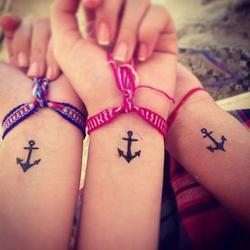
#> input picture src_image_search/anchors/bane.jpg, 250 x 250 px
$ python feat_det.py anchors/bane.jpg anchors/dr-hurt.jpg 1.0
#> lines starting #> are read from the running program, lines starting #| are printed output that depends on the picture
import cv2
import numpy as np
import sys

def fd(algorithm):
    algorithms = {
        'SIFT': cv2.xfeatures2d.SIFT_create(),
        'SURF': cv2.xfeatures2d.SURF_create(float(sys.argv[3]) if len(sys.argv) == 4 else 4000),
        'ORB': cv2.ORB_create()
    }
    return algorithms[algorithm]


if __name__ == '__main__':
    imgpath = sys.argv[1]
    img = cv2.imread(imgpath)
#> img is the input picture: shape (250, 250, 3); mean B, G, R 116.1, 117.9, 178.2
    alg = sys.argv[2]
    gray = cv2.cvtColor(img, cv2.COLOR_BGR2GRAY)
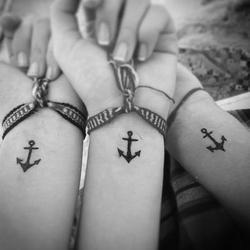
#> gray: shape (250, 250); min 4, max 244, mean 135.7
    fd_alg = fd(alg)
#> (the run stopped early here; a loop or call above may not have finished)

$ run again, on src_image_search/anchors/hush.jpg
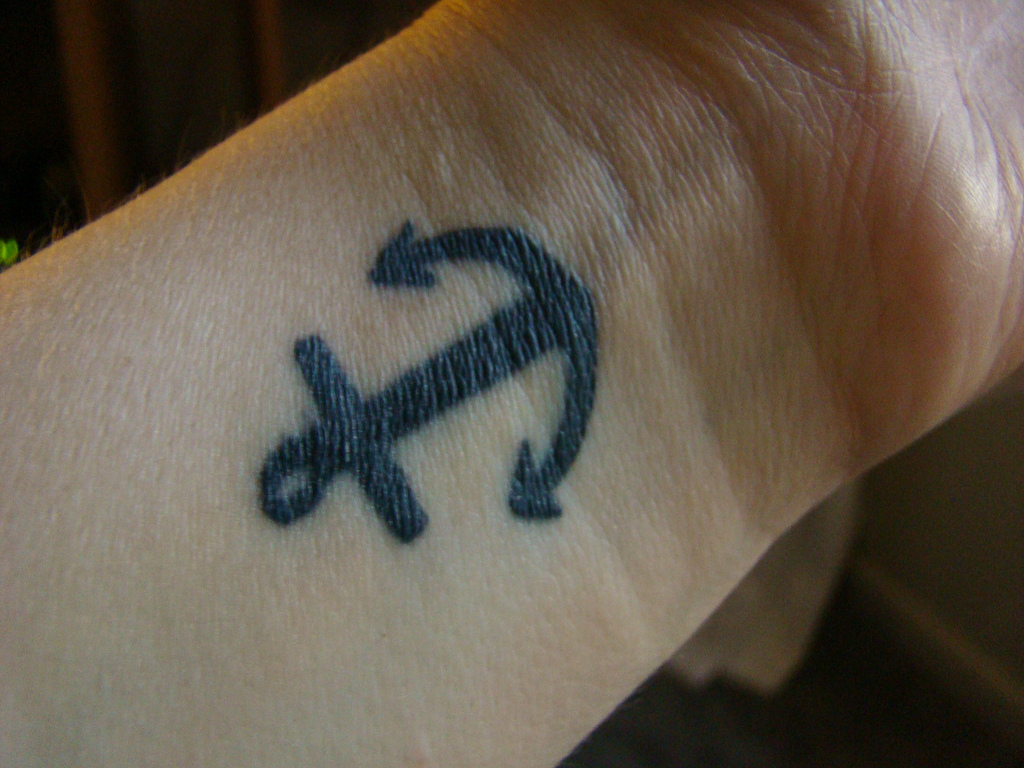
#> input picture src_image_search/anchors/hush.jpg, 1024 x 768 px
#> img is the input picture: shape (768, 1024, 3); mean B, G, R 76.7, 90.3, 100.9
#> `gray = cv2.cvtColor(img, cv2.COLOR_BGR2GRAY)`:
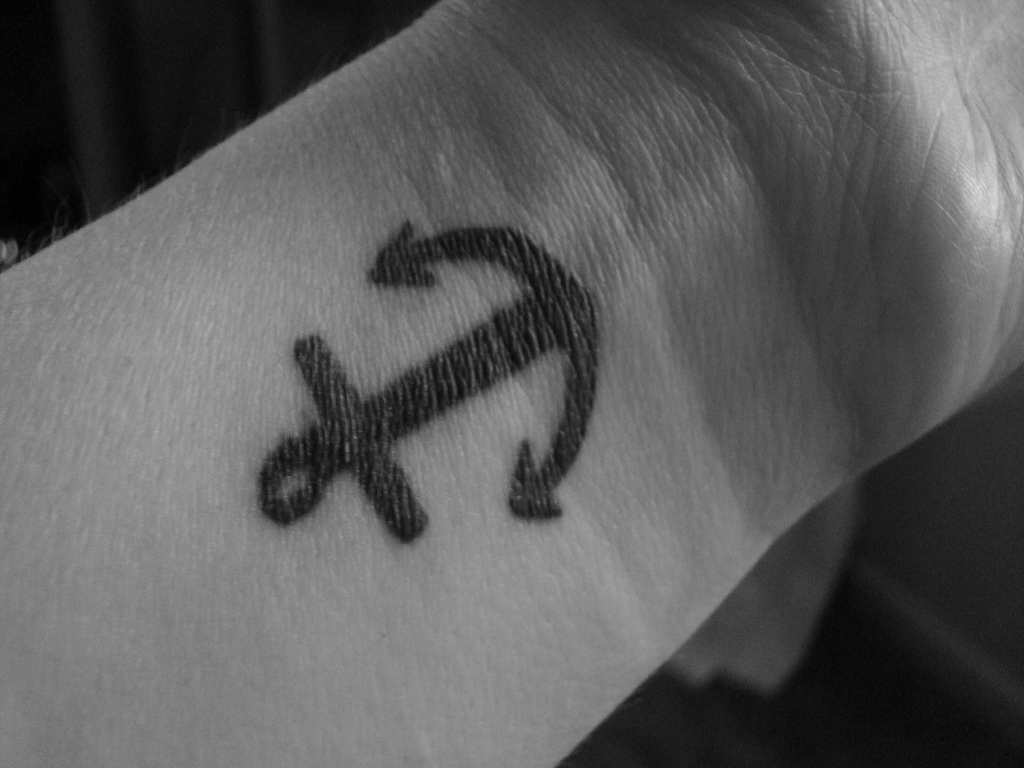
#> gray: shape (768, 1024); min 0, max 221, mean 91.9
